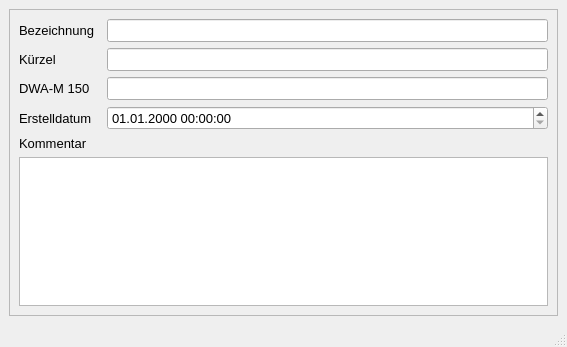
<?xml version="1.0" encoding="UTF-8"?>
<ui version="4.0">
 <class>MainWindow</class>
 <widget class="QMainWindow" name="MainWindow">
  <property name="geometry">
   <rect>
    <x>0</x>
    <y>0</y>
    <width>567</width>
    <height>347</height>
   </rect>
  </property>
  <property name="sizePolicy">
   <sizepolicy hsizetype="Expanding" vsizetype="Preferred">
    <horstretch>0</horstretch>
    <verstretch>0</verstretch>
   </sizepolicy>
  </property>
  <property name="minimumSize">
   <size>
    <width>0</width>
    <height>0</height>
   </size>
  </property>
  <property name="maximumSize">
   <size>
    <width>1000</width>
    <height>500</height>
   </size>
  </property>
  <property name="font">
   <font>
    <family>Tahoma</family>
    <pointsize>10</pointsize>
   </font>
  </property>
  <property name="windowTitle">
   <string>Knotenarten (M150)</string>
  </property>
  <property name="layoutDirection">
   <enum>Qt::LeftToRight</enum>
  </property>
  <widget class="QWidget" name="centralwidget">
   <property name="sizePolicy">
    <sizepolicy hsizetype="Expanding" vsizetype="Preferred">
     <horstretch>0</horstretch>
     <verstretch>0</verstretch>
    </sizepolicy>
   </property>
   <layout class="QHBoxLayout" name="horizontalLayout">
    <property name="spacing">
     <number>0</number>
    </property>
    <property name="leftMargin">
     <number>0</number>
    </property>
    <property name="topMargin">
     <number>0</number>
    </property>
    <property name="rightMargin">
     <number>0</number>
    </property>
    <property name="bottomMargin">
     <number>0</number>
    </property>
    <item>
     <widget class="QScrollArea" name="scrollArea">
      <property name="frameShape">
       <enum>QFrame::NoFrame</enum>
      </property>
      <property name="frameShadow">
       <enum>QFrame::Plain</enum>
      </property>
      <property name="lineWidth">
       <number>0</number>
      </property>
      <property name="widgetResizable">
       <bool>true</bool>
      </property>
      <widget class="QWidget" name="scrollAreaWidgetContents">
       <property name="geometry">
        <rect>
         <x>0</x>
         <y>0</y>
         <width>567</width>
         <height>321</height>
        </rect>
       </property>
       <layout class="QVBoxLayout" name="verticalLayout">
        <item>
         <widget class="QScrollArea" name="scrollArea_2">
          <property name="widgetResizable">
           <bool>true</bool>
          </property>
          <widget class="QWidget" name="scrollAreaWidgetContents_2">
           <property name="geometry">
            <rect>
             <x>0</x>
             <y>0</y>
             <width>543</width>
             <height>297</height>
            </rect>
           </property>
           <layout class="QGridLayout" name="gridLayout">
            <item row="3" column="0">
             <widget class="QLabel" name="label_8">
              <property name="font">
               <font>
                <family>Tahoma</family>
                <pointsize>10</pointsize>
               </font>
              </property>
              <property name="text">
               <string>&lt;html&gt;&lt;head/&gt;&lt;body&gt;&lt;p&gt;Kürzel&lt;/p&gt;&lt;/body&gt;&lt;/html&gt;</string>
              </property>
              <property name="alignment">
               <set>Qt::AlignLeading|Qt::AlignLeft|Qt::AlignVCenter</set>
              </property>
             </widget>
            </item>
            <item row="6" column="2">
             <widget class="QgsDateTimeEdit" name="createdat">
              <property name="font">
               <font>
                <family>Tahoma</family>
                <pointsize>10</pointsize>
               </font>
              </property>
              <property name="currentSection">
               <enum>QDateTimeEdit::DaySection</enum>
              </property>
              <property name="displayFormat">
               <string>dd.MM.yyyy HH:mm:ss</string>
              </property>
             </widget>
            </item>
            <item row="0" column="0">
             <widget class="QLabel" name="label_2">
              <property name="font">
               <font>
                <family>Tahoma</family>
                <pointsize>10</pointsize>
               </font>
              </property>
              <property name="text">
               <string>Bezeichnung</string>
              </property>
              <property name="alignment">
               <set>Qt::AlignLeading|Qt::AlignLeft|Qt::AlignVCenter</set>
              </property>
             </widget>
            </item>
            <item row="5" column="0">
             <widget class="QLabel" name="label_9">
              <property name="font">
               <font>
                <family>Tahoma</family>
                <pointsize>10</pointsize>
               </font>
              </property>
              <property name="text">
               <string>&lt;html&gt;&lt;head/&gt;&lt;body&gt;&lt;p&gt;DWA-M 150&lt;/p&gt;&lt;/body&gt;&lt;/html&gt;</string>
              </property>
              <property name="alignment">
               <set>Qt::AlignLeading|Qt::AlignLeft|Qt::AlignVCenter</set>
              </property>
             </widget>
            </item>
            <item row="5" column="2">
             <widget class="QLineEdit" name="bezext">
              <property name="enabled">
               <bool>true</bool>
              </property>
              <property name="font">
               <font>
                <family>Tahoma</family>
                <pointsize>10</pointsize>
               </font>
              </property>
              <property name="toolTip">
               <string>&lt;html&gt;&lt;head/&gt;&lt;body&gt;&lt;p&gt;Nr. des Entwässerungssystems entspr. Kanal++&lt;/p&gt;&lt;/body&gt;&lt;/html&gt;</string>
              </property>
              <property name="statusTip">
               <string>Nr. des Entwässerungssystems entspr. Kanal++</string>
              </property>
              <property name="layoutDirection">
               <enum>Qt::RightToLeft</enum>
              </property>
              <property name="autoFillBackground">
               <bool>false</bool>
              </property>
              <property name="text">
               <string/>
              </property>
              <property name="frame">
               <bool>true</bool>
              </property>
             </widget>
            </item>
            <item row="8" column="0" colspan="3">
             <widget class="QTextEdit" name="bemerkung">
              <property name="toolTip">
               <string>&lt;html&gt;&lt;head/&gt;&lt;body&gt;&lt;p&gt;Platz für eigene Kommentare.&lt;/p&gt;&lt;/body&gt;&lt;/html&gt;</string>
              </property>
              <property name="statusTip">
               <string>Platz für eigene Kommentare.</string>
              </property>
             </widget>
            </item>
            <item row="6" column="0">
             <widget class="QLabel" name="label_71">
              <property name="font">
               <font>
                <family>Tahoma</family>
                <pointsize>10</pointsize>
               </font>
              </property>
              <property name="text">
               <string>Erstelldatum</string>
              </property>
             </widget>
            </item>
            <item row="7" column="0">
             <widget class="QLabel" name="label_4">
              <property name="text">
               <string>Kommentar</string>
              </property>
              <property name="alignment">
               <set>Qt::AlignLeading|Qt::AlignLeft|Qt::AlignVCenter</set>
              </property>
             </widget>
            </item>
            <item row="0" column="2">
             <widget class="QLineEdit" name="bezqkan">
              <property name="toolTip">
               <string>&lt;html&gt;&lt;head/&gt;&lt;body&gt;&lt;p&gt;Eindeutige Bezeichnung&lt;/p&gt;&lt;/body&gt;&lt;/html&gt;</string>
              </property>
              <property name="statusTip">
               <string>Eindeutige Bezeichnung</string>
              </property>
              <property name="text">
               <string/>
              </property>
             </widget>
            </item>
            <item row="3" column="2">
             <widget class="QLineEdit" name="kuerzel">
              <property name="enabled">
               <bool>true</bool>
              </property>
              <property name="sizePolicy">
               <sizepolicy hsizetype="Preferred" vsizetype="Fixed">
                <horstretch>0</horstretch>
                <verstretch>0</verstretch>
               </sizepolicy>
              </property>
              <property name="font">
               <font>
                <family>Tahoma</family>
                <pointsize>10</pointsize>
               </font>
              </property>
              <property name="toolTip">
               <string>&lt;html&gt;&lt;head/&gt;&lt;body&gt;&lt;p&gt;Nr. des Entwässerungssystems entspr. Kanal++&lt;/p&gt;&lt;/body&gt;&lt;/html&gt;</string>
              </property>
              <property name="statusTip">
               <string>Nr. des Entwässerungssystems entspr. Kanal++</string>
              </property>
              <property name="layoutDirection">
               <enum>Qt::RightToLeft</enum>
              </property>
              <property name="autoFillBackground">
               <bool>false</bool>
              </property>
              <property name="text">
               <string/>
              </property>
              <property name="frame">
               <bool>true</bool>
              </property>
             </widget>
            </item>
           </layout>
          </widget>
         </widget>
        </item>
       </layout>
      </widget>
     </widget>
    </item>
   </layout>
  </widget>
  <widget class="QStatusBar" name="statusbar"/>
 </widget>
 <customwidgets>
  <customwidget>
   <class>QgsDateTimeEdit</class>
   <extends>QDateTimeEdit</extends>
   <header>qgsdatetimeedit.h</header>
  </customwidget>
 </customwidgets>
 <resources/>
 <connections/>
</ui>
